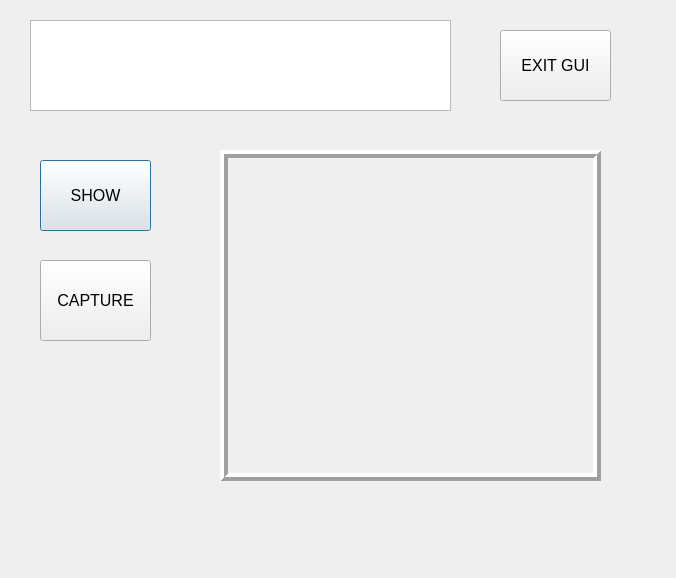
<?xml version="1.0" encoding="UTF-8"?>
<ui version="4.0">
 <class>Dialog</class>
 <widget class="QDialog" name="Dialog">
  <property name="geometry">
   <rect>
    <x>0</x>
    <y>0</y>
    <width>676</width>
    <height>578</height>
   </rect>
  </property>
  <property name="windowTitle">
   <string>Dialog</string>
  </property>
  <widget class="QPushButton" name="SHOW">
   <property name="geometry">
    <rect>
     <x>40</x>
     <y>160</y>
     <width>111</width>
     <height>71</height>
    </rect>
   </property>
   <property name="font">
    <font>
     <pointsize>12</pointsize>
    </font>
   </property>
   <property name="text">
    <string>SHOW</string>
   </property>
  </widget>
  <widget class="QPushButton" name="CAPTURE">
   <property name="geometry">
    <rect>
     <x>40</x>
     <y>260</y>
     <width>111</width>
     <height>81</height>
    </rect>
   </property>
   <property name="font">
    <font>
     <pointsize>12</pointsize>
    </font>
   </property>
   <property name="text">
    <string>CAPTURE</string>
   </property>
  </widget>
  <widget class="QLabel" name="imgLabel">
   <property name="geometry">
    <rect>
     <x>220</x>
     <y>150</y>
     <width>381</width>
     <height>331</height>
    </rect>
   </property>
   <property name="frameShape">
    <enum>QFrame::Box</enum>
   </property>
   <property name="frameShadow">
    <enum>QFrame::Raised</enum>
   </property>
   <property name="lineWidth">
    <number>4</number>
   </property>
   <property name="text">
    <string/>
   </property>
   <property name="wordWrap">
    <bool>true</bool>
   </property>
  </widget>
  <widget class="QTextBrowser" name="TEXT">
   <property name="geometry">
    <rect>
     <x>30</x>
     <y>20</y>
     <width>421</width>
     <height>91</height>
    </rect>
   </property>
  </widget>
  <widget class="QPushButton" name="EXIT">
   <property name="geometry">
    <rect>
     <x>500</x>
     <y>30</y>
     <width>111</width>
     <height>71</height>
    </rect>
   </property>
   <property name="font">
    <font>
     <pointsize>12</pointsize>
    </font>
   </property>
   <property name="text">
    <string>EXIT GUI</string>
   </property>
  </widget>
 </widget>
 <resources/>
 <connections/>
</ui>
